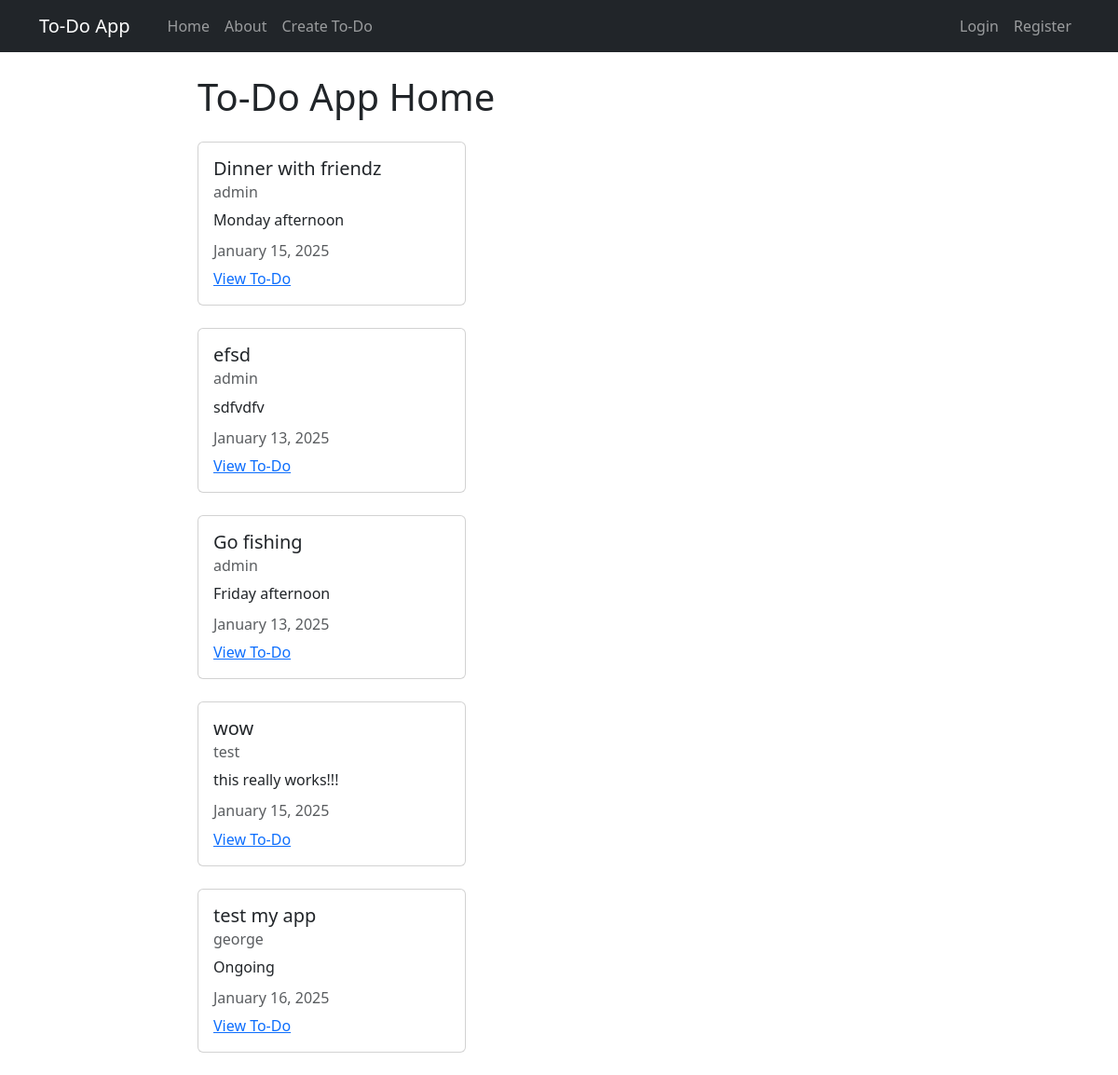
The app's page /, older data.
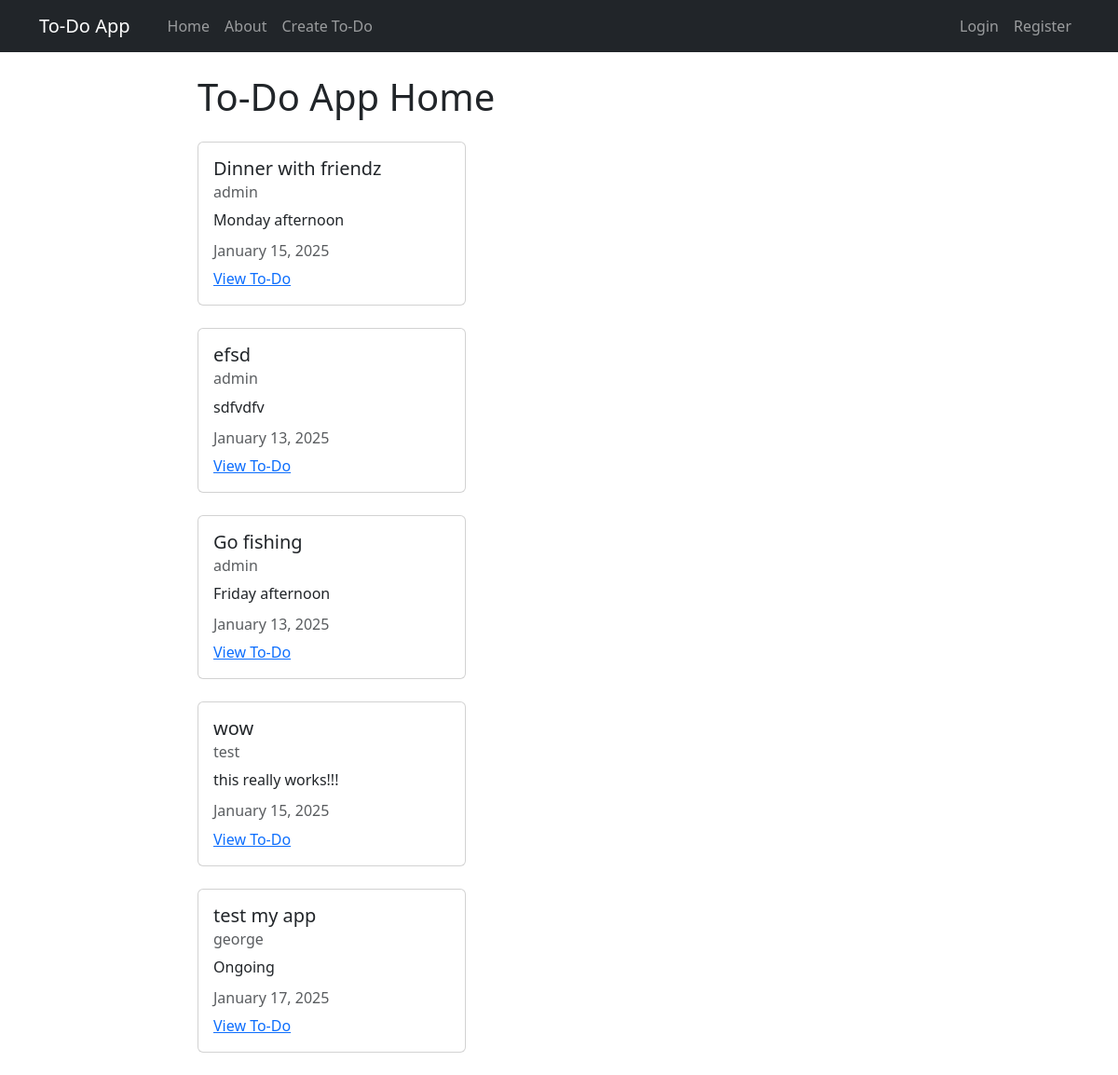
The same page, newer data.
### project_app/models.py (models this page shows, shortened)
class To_do(models.Model):
  title = models.CharField(max_length=100)
  description = models.TextField()  # No character limit
  author = models.ForeignKey(User, on_delete=models.CASCADE)  # A foreign key to the User model, linking each To-Do item to its unique creator. If the associated user is deleted, their To-Do items are also deleted.
  created_at = models.DateTimeField(auto_now_add=True)  # Automatically set when the To-Do is first created.
  updated_at = models.DateTimeField(auto_now=True)  # Automatically updated whenever the To-Do is updated.

### project_app/views.py (the view)
# urls.py: path('', views.ToDoListView.as_view(), name="project_home"),    # Home page: Displays a list of all To-Do items
class ToDoListView(ListView):
    model = models.To_do
    template_name = 'project_app/home.html'
    context_object_name = 'to_do'

### project_app/templates/project_app/home.html
{% extends "project_app/base.html" %}
{% block content %}
    <h1>To-Do App Home</h1>
    {% for to_do in to_do %}
        <div class="card my-4" style="width: 18rem;">
            <div class="card-body">
              <h5 class="card-title">{{ to_do.title }}</h5>
              <h6 class="card-subtitle mb-2 text-muted">{{ to_do.author }}</h6>
              <p class="card-text">{{ to_do.description }}</p>
              <h6 class="card-subtitle mb-2 text-muted">{{ to_do.updated_at|date:"F d, Y" }}</h6>
              <a href="{% url 'project_detail' to_do.pk %}" class="card-link">View To-Do</a>
            </div>
          </div>
    {% endfor %}
{% endblock content %}

Row changes from the older to the newer data that the page shows:
changed To_do "test my app": updated_at "January 16, 2025" → "January 17, 2025"
